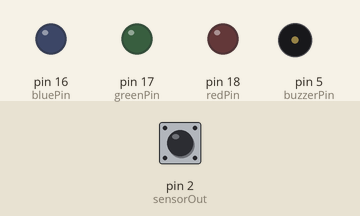
Recording of a sketch running on a simulated Arduino Uno, built with avr-gcc and run on an emulated ATmega328P. Shown: output pins drawn as LEDs (lit = HIGH), buzzer (waves = sounding). Inputs (shaded band) come from the test bench; at power-on: pin 2 (sensorOut) LOW. Pins used as bus, display or sensor lines are not drawn; what the sketch prints to the serial monitor is not drawn.

Above: at 1.2 s.
1.3 s: pin 2 (sensorOut) pulsed HIGH 2 times (0.12 s each, 0.3 s apart)
At 2.8 s:
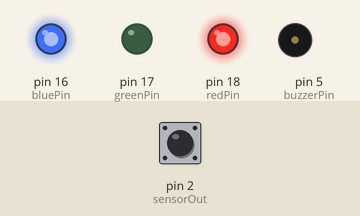
At 8.4 s:
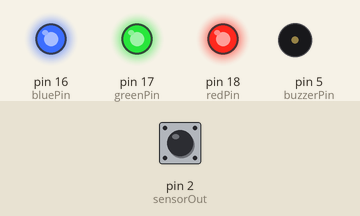
Timing chart, 0 to 9.9 s (numbered marks = the images above; inputs shaded):
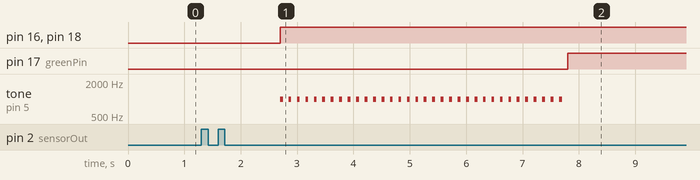

Measured:
- after the input at 1.3 s, pin 16 (bluePin), pin 18 (redPin): LOW → HIGH after 1.4 s instead of 1.9 s; pin 17 (greenPin): LOW → HIGH after 6.5 s instead of 1.9 s; tone on pin 5 (buzzerPin): alternates 1000 Hz for 0.05 s and silent for 0.10 s, 68 changes in all, then stays silent, starting after 1.4 s

The sketch:

Test_color_sensor_led.ino
```cpp
#define S0 3
#define S1 4
#define S2 1
#define S3 0
#define sensorOut 2
#define buzzerPin 5

int redPin = 18;
int greenPin = 17;
int bluePin = 16;

int frequencyR;
int frequencyG;
int frequencyB;

void setup() {
  pinMode(S0, OUTPUT);
  pinMode(S1, OUTPUT);
  pinMode(S2, OUTPUT);
  pinMode(S3, OUTPUT);
  pinMode(sensorOut, INPUT);
  pinMode(buzzerPin, OUTPUT);

  pinMode(redPin, OUTPUT);
  pinMode(greenPin, OUTPUT);
  pinMode(bluePin, OUTPUT);

  // Setting frequency-scaling to 20%
  digitalWrite(S0, HIGH);
  digitalWrite(S1, LOW);

  Serial.begin(9600);
}

void loop() {
  checkColor();
  delay(100);
}

void checkColor()
{
  // RED
  digitalWrite(S2,LOW);
  digitalWrite(S3,LOW);
  frequencyR = pulseIn(sensorOut, LOW);
  Serial.print("R= ");//printing name
  Serial.print(frequencyR);//printing RED color frequency
  Serial.print("  ");
  delay(100);


  //GREEN
  digitalWrite(S2,HIGH);
  digitalWrite(S3,HIGH);
  frequencyG = pulseIn(sensorOut, LOW);
  Serial.print("G= ");//printing name
  Serial.print(frequencyG);//printing Green color frequency
  Serial.print("  ");
  delay(100);


  //BLUE
  digitalWrite(S2,LOW);
  digitalWrite(S3,HIGH);
  frequencyB = pulseIn(sensorOut, LOW);
  Serial.print("B= ");//printing name
  Serial.print(frequencyB);//printing Blue color frequency
  Serial.println("  ");

  if(frequencyR < frequencyG - 35 && frequencyR < frequencyB - 35) {
    Serial.println("RED");
    setColor(255, 0, 0);
    makeSound();
    }
  else if(frequencyG < frequencyR - 10 && frequencyG < frequencyB - 10) {
    Serial.println("GREEN");
    setColor(0, 255, 0);
    makeSound();
    }
  else if(frequencyB < frequencyG - 35 && frequencyB < frequencyR - 35) {
    Serial.println("BLUE");
    setColor(0, 0, 255);
    makeSound();
    }
  setColor(0, 0, 0); // LED OFF
}

void setColor(int redValue, int greenValue, int blueValue) {
  analogWrite(redPin, 255 - redValue);
  analogWrite(greenPin, 255 - greenValue);
  analogWrite(bluePin, 255 - blueValue);
}

void makeSound() {
  int t0 = millis();
  while (millis() < (t0 + 5000)){
    tone(buzzerPin, 1000); // Send 1KHz sound signal...
    delay(50);        // ...for 1 sec
    noTone(buzzerPin);     // Stop sound...
    delay(100);        // ...for 1sec
  }
}
```
